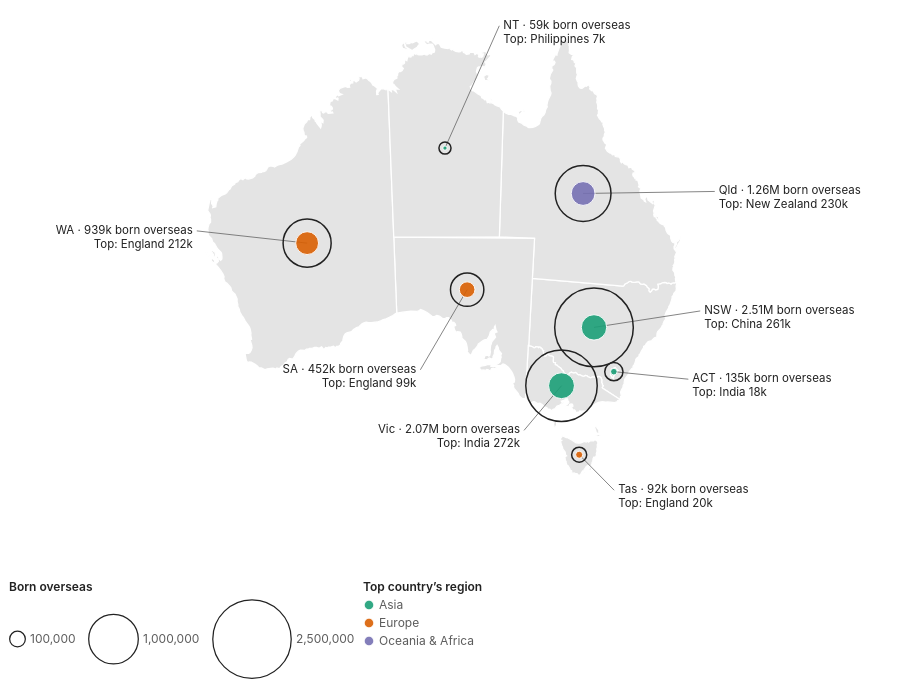

Source (Vega-Lite JSON):
### Vega-Lite specification from a JSON file in a GitHub repository (floating-point values rounded to 4 significant figures; data arrays with more than 128 entries replaced by an {"elided": "..."} marker saying what was removed)
{"$schema": "https://vega.github.io/schema/vega-lite/v5.json", "width": 900, "height": 560, "autosize": {"type": "pad"}, "config": {"background": null, "font": "-apple-system, BlinkMacSystemFont, Segoe UI, Helvetica, Arial, sans-serif", "padding": 4, "view": {"stroke": null}, "axis": {"labelColor": "#5c5c5c", "titleColor": "#5c5c5c", "gridColor": "#d0d0d0", "domainColor": "#d0d0d0", "tickColor": "#d0d0d0", "labelFont": "-apple-system, BlinkMacSystemFont, Segoe UI, Helvetica, Arial, sans-serif", "labelFontSize": 11, "titleFont": "-apple-system, BlinkMacSystemFont, Segoe UI, Helvetica, Arial, sans-serif", "titleFontWeight": 500}, "legend": {"labelColor": "#5c5c5c", "titleColor": "#222222", "labelFont": "-apple-system, BlinkMacSystemFont, Segoe UI, Helvetica, Arial, sans-serif", "titleFont": "-apple-system, BlinkMacSystemFont, Segoe UI, Helvetica, Arial, sans-serif", "titleFontWeight": 600, "labelFontSize": 12, "titleFontSize": 12, "symbolStrokeColor": "#ffffff"}, "text": {"color": "#222222", "font": "-apple-system, BlinkMacSystemFont, Segoe UI, Helvetica, Arial, sans-serif"}, "tooltipFormat": {"numberFormat": ",.0f"}}, "params": [{"name": "hl", "value": "", "bind": {"input": "select", "options": ["", "Western Australia", "Victoria", "New South Wales", "Australian Capital Territory", "South Australia", "Queensland", "Northern Territory", "Tasmania"], "labels": ["All states", "Western Australia", "Victoria", "New South Wales", "Australian Capital Territory", "South Australia", "Queensland", "Northern Territory", "Tasmania"], "name": "Highlight a state "}}], "projection": {"type": "conicEqualArea", "parallels": [-18, -36], "rotate": [-134, 0]}, "layer": [{"data": {"values": {"type": "Topology", "arcs": {"elided": "106 rows, 2810 int values in total"}, "transform": {"scale": [0.002035, 0.001652], "translate": [112.9, -43.63]}, "objects": {"states": {"type": "GeometryCollection", "geometries": [{"arcs": [[0, 1, 2, 3, 4, 5, 6, 7, 8, 9, 10, 11, 12, 13, 14, 15, 16, 17, 18, 19, 20, 21, 22, 23, 24, 25, 26, 27, 28, 29, 30, 31, 32, 33, 34, 35, 36, 37, 38, 39, 40, 41, 42, 43, 44, 45], [46]], "type": "Polygon", "properties": {"STATE_CODE": "1", "STATE_NAME": "New South Wales"}, "id": 0}, {"arcs": [[47, 48, 49, -38, 50, -36, 51, -34, 52, -32, 53, -30, 54, -28, 55, -26, 56, 57, -23, 58, -21, 59, 60, 61, -17, 62, -15, 63, -13, 64, -11, 65, -9, 66, -7, 67, -5, 68, 69, 70, -1, 71]], "type": "Polygon", "properties": {"STATE_CODE": "2", "STATE_NAME": "Victoria"}, "id": 1}, {"arcs": [[[-45, 72, -43, 73, -41, 74, 75, 76, 77]], [[78]], [[79]], [[80]], [[81]], [[82]]], "type": "MultiPolygon", "properties": {"STATE_CODE": "3", "STATE_NAME": "Queensland"}, "id": 2}, {"arcs": [[[83, 84, -48, 85]], [[86]]], "type": "MultiPolygon", "properties": {"STATE_CODE": "4", "STATE_NAME": "South Australia"}, "id": 3}, {"arcs": [[[87, 88]], [[89]], [[90]], [[91]]], "type": "MultiPolygon", "properties": {"STATE_CODE": "5", "STATE_NAME": "Western Australia"}, "id": 4}, {"arcs": [[[92]], [[93]], [[94]], [[95]], [[96]], [[97]]], "type": "MultiPolygon", "properties": {"STATE_CODE": "6", "STATE_NAME": "Tasmania"}, "id": 5}, {"arcs": [[[-77, 98, 99]], [[100]], [[101]], [[102]], [[103]], [[104]], [[105]]], "type": "MultiPolygon", "properties": {"STATE_CODE": "7", "STATE_NAME": "Northern Territory"}, "id": 6}, {"arcs": [[-47]], "type": "Polygon", "properties": {"STATE_CODE": "8", "STATE_NAME": "Australian Capital Territory"}, "id": 7}]}}}, "format": {"type": "topojson", "feature": "states"}}, "mark": {"type": "geoshape", "fill": "#e4e4e4", "stroke": "#ffffff", "strokeWidth": 1.25, "cursor": "pointer"}, "transform": [{"lookup": "properties.STATE_NAME", "from": {"data": {"values": [{"s_name": "Western Australia", "s_share": 34.1, "s_growth": 5.5, "s_os": 938900, "s_pop": 2749370, "s_top": "England", "s_topn": 211730}, {"s_name": "Victoria", "s_share": 31.7, "s_growth": 7.2, "s_os": 2072570, "s_pop": 6547820, "s_top": "India", "s_topn": 272250}, {"s_name": "New South Wales", "s_share": 31, "s_growth": 6.2, "s_os": 2510260, "s_pop": 8097060, "s_top": "China", "s_topn": 261330}, {"s_name": "Australian Capital Territory", "s_share": 29.8, "s_growth": 6.9, "s_os": 134900, "s_pop": 452510, "s_top": "India", "s_topn": 17510}, {"s_name": "South Australia", "s_share": 25.1, "s_growth": 3.9, "s_os": 452410, "s_pop": 1802600, "s_top": "England", "s_topn": 98770}, {"s_name": "Queensland", "s_share": 24.2, "s_growth": 6.2, "s_os": 1263640, "s_pop": 5215810, "s_top": "New Zealand", "s_topn": 229920}, {"s_name": "Northern Territory", "s_share": 23.9, "s_growth": 7.8, "s_os": 59240, "s_pop": 248150, "s_top": "Philippines", "s_topn": 7320}, {"s_name": "Tasmania", "s_share": 16.3, "s_growth": 5.5, "s_os": 92320, "s_pop": 567240, "s_top": "England", "s_topn": 20420}]}, "key": "s_name", "fields": ["s_name", "s_share", "s_growth", "s_os", "s_pop", "s_top", "s_topn"]}}], "params": [{"name": "hov13", "select": {"type": "point", "fields": ["s_name"], "on": "pointerover", "clear": "pointerout"}}], "encoding": {"stroke": {"condition": {"param": "hov13", "empty": false, "value": "#111111"}, "value": "#ffffff"}, "strokeWidth": {"condition": {"param": "hov13", "empty": false, "value": 2.5}, "value": 1.25}, "tooltip": [{"field": "s_name", "title": "State / territory"}, {"field": "s_share", "title": "Born overseas, 2021 (%)", "format": ".1f"}, {"field": "s_os", "title": "Overseas-born residents", "format": ","}, {"field": "s_pop", "title": "Total population, 2021", "format": ","}, {"field": "s_top", "title": "Largest overseas birthplace"}, {"field": "s_topn", "title": "Residents born there", "format": ","}, {"field": "s_growth", "title": "Change in share since 2001 (pts)", "format": "+.1f"}]}}, {"data": {"values": [{"name": "Western Australia", "abbr": "WA", "lon": 121.6, "lat": -26, "tot": 938900, "top": "England", "topn": 211730, "clon": 112.5, "clat": -24, "cside": "l", "topRegion": "Europe", "l1": "WA · 939k born overseas", "l2": "Top: England 212k", "lines": ["WA · 939k born overseas", "Top: England 212k"]}, {"name": "Victoria", "abbr": "Vic", "lon": 144.3, "lat": -36.9, "tot": 2072570, "top": "India", "topn": 272250, "clon": 141, "clat": -40.5, "cside": "l", "topRegion": "Asia", "l1": "Vic · 2.07M born overseas", "l2": "Top: India 272k", "lines": ["Vic · 2.07M born overseas", "Top: India 272k"]}, {"name": "New South Wales", "abbr": "NSW", "lon": 146.8, "lat": -32.3, "tot": 2510260, "top": "China", "topn": 261330, "clon": 156, "clat": -30, "cside": "r", "topRegion": "Asia", "l1": "NSW · 2.51M born overseas", "l2": "Top: China 261k", "lines": ["NSW · 2.51M born overseas", "Top: China 261k"]}, {"name": "Australian Capital Territory", "abbr": "ACT", "lon": 149.1, "lat": -35.45, "tot": 134900, "top": "India", "topn": 17510, "clon": 156, "clat": -35.2, "cside": "r", "topRegion": "Asia", "l1": "ACT · 135k born overseas", "l2": "Top: India 18k", "lines": ["ACT · 135k born overseas", "Top: India 18k"]}, {"name": "South Australia", "abbr": "SA", "lon": 135.3, "lat": -30, "tot": 452410, "top": "England", "topn": 98770, "clon": 131, "clat": -36, "cside": "l", "topRegion": "Europe", "l1": "SA · 452k born overseas", "l2": "Top: England 99k", "lines": ["SA · 452k born overseas", "Top: England 99k"]}, {"name": "Queensland", "abbr": "Qld", "lon": 144.8, "lat": -22.4, "tot": 1263640, "top": "New Zealand", "topn": 229920, "clon": 155.5, "clat": -21, "cside": "r", "topRegion": "Oceania & Africa", "l1": "Qld · 1.26M born overseas", "l2": "Top: New Zealand 230k", "lines": ["Qld · 1.26M born overseas", "Top: New Zealand 230k"]}, {"name": "Northern Territory", "abbr": "NT", "lon": 133.4, "lat": -19.4, "tot": 59240, "top": "Philippines", "topn": 7320, "clon": 137.5, "clat": -10, "cside": "r", "topRegion": "Asia", "l1": "NT · 59k born overseas", "l2": "Top: Philippines 7k", "lines": ["NT · 59k born overseas", "Top: Philippines 7k"]}, {"name": "Tasmania", "abbr": "Tas", "lon": 146.6, "lat": -42.05, "tot": 92320, "top": "England", "topn": 20420, "clon": 150.5, "clat": -44.5, "cside": "r", "topRegion": "Europe", "l1": "Tas · 92k born overseas", "l2": "Top: England 20k", "lines": ["Tas · 92k born overseas", "Top: England 20k"]}]}, "mark": {"type": "rule", "strokeWidth": 0.75}, "transform": [{"filter": "true"}], "encoding": {"longitude": {"field": "lon", "type": "quantitative"}, "latitude": {"field": "lat", "type": "quantitative"}, "longitude2": {"field": "clon"}, "latitude2": {"field": "clat"}, "color": {"value": "#5c5c5c"}}}, {"data": {"values": [{"name": "Western Australia", "abbr": "WA", "lon": 121.6, "lat": -26, "tot": 938900, "top": "England", "topn": 211730, "clon": 112.5, "clat": -24, "cside": "l", "topRegion": "Europe", "l1": "WA · 939k born overseas", "l2": "Top: England 212k", "lines": ["WA · 939k born overseas", "Top: England 212k"]}, {"name": "Victoria", "abbr": "Vic", "lon": 144.3, "lat": -36.9, "tot": 2072570, "top": "India", "topn": 272250, "clon": 141, "clat": -40.5, "cside": "l", "topRegion": "Asia", "l1": "Vic · 2.07M born overseas", "l2": "Top: India 272k", "lines": ["Vic · 2.07M born overseas", "Top: India 272k"]}, {"name": "New South Wales", "abbr": "NSW", "lon": 146.8, "lat": -32.3, "tot": 2510260, "top": "China", "topn": 261330, "clon": 156, "clat": -30, "cside": "r", "topRegion": "Asia", "l1": "NSW · 2.51M born overseas", "l2": "Top: China 261k", "lines": ["NSW · 2.51M born overseas", "Top: China 261k"]}, {"name": "Australian Capital Territory", "abbr": "ACT", "lon": 149.1, "lat": -35.45, "tot": 134900, "top": "India", "topn": 17510, "clon": 156, "clat": -35.2, "cside": "r", "topRegion": "Asia", "l1": "ACT · 135k born overseas", "l2": "Top: India 18k", "lines": ["ACT · 135k born overseas", "Top: India 18k"]}, {"name": "South Australia", "abbr": "SA", "lon": 135.3, "lat": -30, "tot": 452410, "top": "England", "topn": 98770, "clon": 131, "clat": -36, "cside": "l", "topRegion": "Europe", "l1": "SA · 452k born overseas", "l2": "Top: England 99k", "lines": ["SA · 452k born overseas", "Top: England 99k"]}, {"name": "Queensland", "abbr": "Qld", "lon": 144.8, "lat": -22.4, "tot": 1263640, "top": "New Zealand", "topn": 229920, "clon": 155.5, "clat": -21, "cside": "r", "topRegion": "Oceania & Africa", "l1": "Qld · 1.26M born overseas", "l2": "Top: New Zealand 230k", "lines": ["Qld · 1.26M born overseas", "Top: New Zealand 230k"]}, {"name": "Northern Territory", "abbr": "NT", "lon": 133.4, "lat": -19.4, "tot": 59240, "top": "Philippines", "topn": 7320, "clon": 137.5, "clat": -10, "cside": "r", "topRegion": "Asia", "l1": "NT · 59k born overseas", "l2": "Top: Philippines 7k", "lines": ["NT · 59k born overseas", "Top: Philippines 7k"]}, {"name": "Tasmania", "abbr": "Tas", "lon": 146.6, "lat": -42.05, "tot": 92320, "top": "England", "topn": 20420, "clon": 150.5, "clat": -44.5, "cside": "r", "topRegion": "Europe", "l1": "Tas · 92k born overseas", "l2": "Top: England 20k", "lines": ["Tas · 92k born overseas", "Top: England 20k"]}]}, "mark": {"type": "circle", "filled": false, "strokeWidth": 1.5, "cursor": "pointer"}, "encoding": {"longitude": {"field": "lon", "type": "quantitative"}, "latitude": {"field": "lat", "type": "quantitative"}, "opacity": {"condition": {"test": "hl == '' || datum.name == hl", "value": 1}, "value": 0.2}, "size": {"field": "tot", "type": "quantitative", "scale": {"domain": [0, 2600000], "range": [0, 6400]}, "legend": {"title": "Born overseas", "values": [100000, 1000000, 2500000], "format": ",.0f", "orient": "bottom", "direction": "horizontal", "symbolStrokeColor": "#222222", "symbolFillColor": "transparent", "symbolStrokeWidth": 1.25}}, "color": {"value": "#222222"}, "order": {"field": "tot", "sort": "descending"}, "tooltip": [{"field": "s_name", "title": "State / territory"}, {"field": "s_share", "title": "Born overseas, 2021 (%)", "format": ".1f"}, {"field": "s_os", "title": "Overseas-born residents", "format": ","}, {"field": "s_pop", "title": "Total population, 2021", "format": ","}, {"field": "s_top", "title": "Largest overseas birthplace"}, {"field": "s_topn", "title": "Residents born there", "format": ","}, {"field": "s_growth", "title": "Change in share since 2001 (pts)", "format": "+.1f"}]}, "transform": [{"lookup": "name", "from": {"data": {"values": [{"s_name": "Western Australia", "s_share": 34.1, "s_growth": 5.5, "s_os": 938900, "s_pop": 2749370, "s_top": "England", "s_topn": 211730}, {"s_name": "Victoria", "s_share": 31.7, "s_growth": 7.2, "s_os": 2072570, "s_pop": 6547820, "s_top": "India", "s_topn": 272250}, {"s_name": "New South Wales", "s_share": 31, "s_growth": 6.2, "s_os": 2510260, "s_pop": 8097060, "s_top": "China", "s_topn": 261330}, {"s_name": "Australian Capital Territory", "s_share": 29.8, "s_growth": 6.9, "s_os": 134900, "s_pop": 452510, "s_top": "India", "s_topn": 17510}, {"s_name": "South Australia", "s_share": 25.1, "s_growth": 3.9, "s_os": 452410, "s_pop": 1802600, "s_top": "England", "s_topn": 98770}, {"s_name": "Queensland", "s_share": 24.2, "s_growth": 6.2, "s_os": 1263640, "s_pop": 5215810, "s_top": "New Zealand", "s_topn": 229920}, {"s_name": "Northern Territory", "s_share": 23.9, "s_growth": 7.8, "s_os": 59240, "s_pop": 248150, "s_top": "Philippines", "s_topn": 7320}, {"s_name": "Tasmania", "s_share": 16.3, "s_growth": 5.5, "s_os": 92320, "s_pop": 567240, "s_top": "England", "s_topn": 20420}]}, "key": "s_name", "fields": ["s_name", "s_share", "s_growth", "s_os", "s_pop", "s_top", "s_topn"]}}]}, {"data": {"values": [{"name": "Western Australia", "abbr": "WA", "lon": 121.6, "lat": -26, "tot": 938900, "top": "England", "topn": 211730, "clon": 112.5, "clat": -24, "cside": "l", "topRegion": "Europe", "l1": "WA · 939k born overseas", "l2": "Top: England 212k", "lines": ["WA · 939k born overseas", "Top: England 212k"]}, {"name": "Victoria", "abbr": "Vic", "lon": 144.3, "lat": -36.9, "tot": 2072570, "top": "India", "topn": 272250, "clon": 141, "clat": -40.5, "cside": "l", "topRegion": "Asia", "l1": "Vic · 2.07M born overseas", "l2": "Top: India 272k", "lines": ["Vic · 2.07M born overseas", "Top: India 272k"]}, {"name": "New South Wales", "abbr": "NSW", "lon": 146.8, "lat": -32.3, "tot": 2510260, "top": "China", "topn": 261330, "clon": 156, "clat": -30, "cside": "r", "topRegion": "Asia", "l1": "NSW · 2.51M born overseas", "l2": "Top: China 261k", "lines": ["NSW · 2.51M born overseas", "Top: China 261k"]}, {"name": "Australian Capital Territory", "abbr": "ACT", "lon": 149.1, "lat": -35.45, "tot": 134900, "top": "India", "topn": 17510, "clon": 156, "clat": -35.2, "cside": "r", "topRegion": "Asia", "l1": "ACT · 135k born overseas", "l2": "Top: India 18k", "lines": ["ACT · 135k born overseas", "Top: India 18k"]}, {"name": "South Australia", "abbr": "SA", "lon": 135.3, "lat": -30, "tot": 452410, "top": "England", "topn": 98770, "clon": 131, "clat": -36, "cside": "l", "topRegion": "Europe", "l1": "SA · 452k born overseas", "l2": "Top: England 99k", "lines": ["SA · 452k born overseas", "Top: England 99k"]}, {"name": "Queensland", "abbr": "Qld", "lon": 144.8, "lat": -22.4, "tot": 1263640, "top": "New Zealand", "topn": 229920, "clon": 155.5, "clat": -21, "cside": "r", "topRegion": "Oceania & Africa", "l1": "Qld · 1.26M born overseas", "l2": "Top: New Zealand 230k", "lines": ["Qld · 1.26M born overseas", "Top: New Zealand 230k"]}, {"name": "Northern Territory", "abbr": "NT", "lon": 133.4, "lat": -19.4, "tot": 59240, "top": "Philippines", "topn": 7320, "clon": 137.5, "clat": -10, "cside": "r", "topRegion": "Asia", "l1": "NT · 59k born overseas", "l2": "Top: Philippines 7k", "lines": ["NT · 59k born overseas", "Top: Philippines 7k"]}, {"name": "Tasmania", "abbr": "Tas", "lon": 146.6, "lat": -42.05, "tot": 92320, "top": "England", "topn": 20420, "clon": 150.5, "clat": -44.5, "cside": "r", "topRegion": "Europe", "l1": "Tas · 92k born overseas", "l2": "Top: England 20k", "lines": ["Tas · 92k born overseas", "Top: England 20k"]}]}, "mark": {"type": "circle", "stroke": "#ffffff", "strokeWidth": 1, "cursor": "pointer"}, "encoding": {"longitude": {"field": "lon", "type": "quantitative"}, "latitude": {"field": "lat", "type": "quantitative"}, "opacity": {"condition": {"test": "hl == '' || datum.name == hl", "value": 0.9}, "value": 0.15}, "size": {"field": "topn", "type": "quantitative", "scale": {"domain": [0, 2600000], "range": [0, 6400]}, "legend": null}, "color": {"field": "topRegion", "type": "nominal", "scale": {"domain": ["Asia", "Europe", "Oceania & Africa"], "range": ["#1b9e77", "#d95f02", "#7570b3"]}, "legend": {"title": "Top country’s region", "orient": "bottom", "direction": "vertical"}}, "tooltip": [{"field": "s_name", "title": "State / territory"}, {"field": "s_share", "title": "Born overseas, 2021 (%)", "format": ".1f"}, {"field": "s_os", "title": "Overseas-born residents", "format": ","}, {"field": "s_pop", "title": "Total population, 2021", "format": ","}, {"field": "s_top", "title": "Largest overseas birthplace"}, {"field": "s_topn", "title": "Residents born there", "format": ","}, {"field": "s_growth", "title": "Change in share since 2001 (pts)", "format": "+.1f"}]}, "transform": [{"lookup": "name", "from": {"data": {"values": [{"s_name": "Western Australia", "s_share": 34.1, "s_growth": 5.5, "s_os": 938900, "s_pop": 2749370, "s_top": "England", "s_topn": 211730}, {"s_name": "Victoria", "s_share": 31.7, "s_growth": 7.2, "s_os": 2072570, "s_pop": 6547820, "s_top": "India", "s_topn": 272250}, {"s_name": "New South Wales", "s_share": 31, "s_growth": 6.2, "s_os": 2510260, "s_pop": 8097060, "s_top": "China", "s_topn": 261330}, {"s_name": "Australian Capital Territory", "s_share": 29.8, "s_growth": 6.9, "s_os": 134900, "s_pop": 452510, "s_top": "India", "s_topn": 17510}, {"s_name": "South Australia", "s_share": 25.1, "s_growth": 3.9, "s_os": 452410, "s_pop": 1802600, "s_top": "England", "s_topn": 98770}, {"s_name": "Queensland", "s_share": 24.2, "s_growth": 6.2, "s_os": 1263640, "s_pop": 5215810, "s_top": "New Zealand", "s_topn": 229920}, {"s_name": "Northern Territory", "s_share": 23.9, "s_growth": 7.8, "s_os": 59240, "s_pop": 248150, "s_top": "Philippines", "s_topn": 7320}, {"s_name": "Tasmania", "s_share": 16.3, "s_growth": 5.5, "s_os": 92320, "s_pop": 567240, "s_top": "England", "s_topn": 20420}]}, "key": "s_name", "fields": ["s_name", "s_share", "s_growth", "s_os", "s_pop", "s_top", "s_topn"]}}]}, {"data": {"values": [{"name": "Western Australia", "abbr": "WA", "lon": 121.6, "lat": -26, "tot": 938900, "top": "England", "topn": 211730, "clon": 112.5, "clat": -24, "cside": "l", "topRegion": "Europe", "l1": "WA · 939k born overseas", "l2": "Top: England 212k", "lines": ["WA · 939k born overseas", "Top: England 212k"]}, {"name": "Victoria", "abbr": "Vic", "lon": 144.3, "lat": -36.9, "tot": 2072570, "top": "India", "topn": 272250, "clon": 141, "clat": -40.5, "cside": "l", "topRegion": "Asia", "l1": "Vic · 2.07M born overseas", "l2": "Top: India 272k", "lines": ["Vic · 2.07M born overseas", "Top: India 272k"]}, {"name": "New South Wales", "abbr": "NSW", "lon": 146.8, "lat": -32.3, "tot": 2510260, "top": "China", "topn": 261330, "clon": 156, "clat": -30, "cside": "r", "topRegion": "Asia", "l1": "NSW · 2.51M born overseas", "l2": "Top: China 261k", "lines": ["NSW · 2.51M born overseas", "Top: China 261k"]}, {"name": "Australian Capital Territory", "abbr": "ACT", "lon": 149.1, "lat": -35.45, "tot": 134900, "top": "India", "topn": 17510, "clon": 156, "clat": -35.2, "cside": "r", "topRegion": "Asia", "l1": "ACT · 135k born overseas", "l2": "Top: India 18k", "lines": ["ACT · 135k born overseas", "Top: India 18k"]}, {"name": "South Australia", "abbr": "SA", "lon": 135.3, "lat": -30, "tot": 452410, "top": "England", "topn": 98770, "clon": 131, "clat": -36, "cside": "l", "topRegion": "Europe", "l1": "SA · 452k born overseas", "l2": "Top: England 99k", "lines": ["SA · 452k born overseas", "Top: England 99k"]}, {"name": "Queensland", "abbr": "Qld", "lon": 144.8, "lat": -22.4, "tot": 1263640, "top": "New Zealand", "topn": 229920, "clon": 155.5, "clat": -21, "cside": "r", "topRegion": "Oceania & Africa", "l1": "Qld · 1.26M born overseas", "l2": "Top: New Zealand 230k", "lines": ["Qld · 1.26M born overseas", "Top: New Zealand 230k"]}, {"name": "Northern Territory", "abbr": "NT", "lon": 133.4, "lat": -19.4, "tot": 59240, "top": "Philippines", "topn": 7320, "clon": 137.5, "clat": -10, "cside": "r", "topRegion": "Asia", "l1": "NT · 59k born overseas", "l2": "Top: Philippines 7k", "lines": ["NT · 59k born overseas", "Top: Philippines 7k"]}, {"name": "Tasmania", "abbr": "Tas", "lon": 146.6, "lat": -42.05, "tot": 92320, "top": "England", "topn": 20420, "clon": 150.5, "clat": -44.5, "cside": "r", "topRegion": "Europe", "l1": "Tas · 92k born overseas", "l2": "Top: England 20k", "lines": ["Tas · 92k born overseas", "Top: England 20k"]}]}, "transform": [{"filter": "datum.cside == 'r'"}], "mark": {"type": "text", "align": "left", "dx": 4, "baseline": "middle", "fontSize": 11.5, "lineHeight": 14, "font": "-apple-system, BlinkMacSystemFont, Segoe UI, Helvetica, Arial, sans-serif"}, "encoding": {"longitude": {"field": "clon", "type": "quantitative"}, "latitude": {"field": "clat", "type": "quantitative"}, "text": {"field": "lines"}, "color": {"value": "#222222"}}}, {"data": {"values": [{"name": "Western Australia", "abbr": "WA", "lon": 121.6, "lat": -26, "tot": 938900, "top": "England", "topn": 211730, "clon": 112.5, "clat": -24, "cside": "l", "topRegion": "Europe", "l1": "WA · 939k born overseas", "l2": "Top: England 212k", "lines": ["WA · 939k born overseas", "Top: England 212k"]}, {"name": "Victoria", "abbr": "Vic", "lon": 144.3, "lat": -36.9, "tot": 2072570, "top": "India", "topn": 272250, "clon": 141, "clat": -40.5, "cside": "l", "topRegion": "Asia", "l1": "Vic · 2.07M born overseas", "l2": "Top: India 272k", "lines": ["Vic · 2.07M born overseas", "Top: India 272k"]}, {"name": "New South Wales", "abbr": "NSW", "lon": 146.8, "lat": -32.3, "tot": 2510260, "top": "China", "topn": 261330, "clon": 156, "clat": -30, "cside": "r", "topRegion": "Asia", "l1": "NSW · 2.51M born overseas", "l2": "Top: China 261k", "lines": ["NSW · 2.51M born overseas", "Top: China 261k"]}, {"name": "Australian Capital Territory", "abbr": "ACT", "lon": 149.1, "lat": -35.45, "tot": 134900, "top": "India", "topn": 17510, "clon": 156, "clat": -35.2, "cside": "r", "topRegion": "Asia", "l1": "ACT · 135k born overseas", "l2": "Top: India 18k", "lines": ["ACT · 135k born overseas", "Top: India 18k"]}, {"name": "South Australia", "abbr": "SA", "lon": 135.3, "lat": -30, "tot": 452410, "top": "England", "topn": 98770, "clon": 131, "clat": -36, "cside": "l", "topRegion": "Europe", "l1": "SA · 452k born overseas", "l2": "Top: England 99k", "lines": ["SA · 452k born overseas", "Top: England 99k"]}, {"name": "Queensland", "abbr": "Qld", "lon": 144.8, "lat": -22.4, "tot": 1263640, "top": "New Zealand", "topn": 229920, "clon": 155.5, "clat": -21, "cside": "r", "topRegion": "Oceania & Africa", "l1": "Qld · 1.26M born overseas", "l2": "Top: New Zealand 230k", "lines": ["Qld · 1.26M born overseas", "Top: New Zealand 230k"]}, {"name": "Northern Territory", "abbr": "NT", "lon": 133.4, "lat": -19.4, "tot": 59240, "top": "Philippines", "topn": 7320, "clon": 137.5, "clat": -10, "cside": "r", "topRegion": "Asia", "l1": "NT · 59k born overseas", "l2": "Top: Philippines 7k", "lines": ["NT · 59k born overseas", "Top: Philippines 7k"]}, {"name": "Tasmania", "abbr": "Tas", "lon": 146.6, "lat": -42.05, "tot": 92320, "top": "England", "topn": 20420, "clon": 150.5, "clat": -44.5, "cside": "r", "topRegion": "Europe", "l1": "Tas · 92k born overseas", "l2": "Top: England 20k", "lines": ["Tas · 92k born overseas", "Top: England 20k"]}]}, "transform": [{"filter": "datum.cside == 'l'"}], "mark": {"type": "text", "align": "right", "dx": -4, "baseline": "middle", "fontSize": 11.5, "lineHeight": 14, "font": "-apple-system, BlinkMacSystemFont, Segoe UI, Helvetica, Arial, sans-serif"}, "encoding": {"longitude": {"field": "clon", "type": "quantitative"}, "latitude": {"field": "clat", "type": "quantitative"}, "text": {"field": "lines"}, "color": {"value": "#222222"}}}, {"data": {"values": [{"name": "Western Australia", "abbr": "WA", "lon": 121.6, "lat": -26, "tot": 938900, "top": "England", "topn": 211730, "clon": 112.5, "clat": -24, "cside": "l", "topRegion": "Europe", "l1": "WA · 939k born overseas", "l2": "Top: England 212k", "lines": ["WA · 939k born overseas", "Top: England 212k"]}, {"name": "Victoria", "abbr": "Vic", "lon": 144.3, "lat": -36.9, "tot": 2072570, "top": "India", "topn": 272250, "clon": 141, "clat": -40.5, "cside": "l", "topRegion": "Asia", "l1": "Vic · 2.07M born overseas", "l2": "Top: India 272k", "lines": ["Vic · 2.07M born overseas", "Top: India 272k"]}, {"name": "New South Wales", "abbr": "NSW", "lon": 146.8, "lat": -32.3, "tot": 2510260, "top": "China", "topn": 261330, "clon": 156, "clat": -30, "cside": "r", "topRegion": "Asia", "l1": "NSW · 2.51M born overseas", "l2": "Top: China 261k", "lines": ["NSW · 2.51M born overseas", "Top: China 261k"]}, {"name": "Australian Capital Territory", "abbr": "ACT", "lon": 149.1, "lat": -35.45, "tot": 134900, "top": "India", "topn": 17510, "clon": 156, "clat": -35.2, "cside": "r", "topRegion": "Asia", "l1": "ACT · 135k born overseas", "l2": "Top: India 18k", "lines": ["ACT · 135k born overseas", "Top: India 18k"]}, {"name": "South Australia", "abbr": "SA", "lon": 135.3, "lat": -30, "tot": 452410, "top": "England", "topn": 98770, "clon": 131, "clat": -36, "cside": "l", "topRegion": "Europe", "l1": "SA · 452k born overseas", "l2": "Top: England 99k", "lines": ["SA · 452k born overseas", "Top: England 99k"]}, {"name": "Queensland", "abbr": "Qld", "lon": 144.8, "lat": -22.4, "tot": 1263640, "top": "New Zealand", "topn": 229920, "clon": 155.5, "clat": -21, "cside": "r", "topRegion": "Oceania & Africa", "l1": "Qld · 1.26M born overseas", "l2": "Top: New Zealand 230k", "lines": ["Qld · 1.26M born overseas", "Top: New Zealand 230k"]}, {"name": "Northern Territory", "abbr": "NT", "lon": 133.4, "lat": -19.4, "tot": 59240, "top": "Philippines", "topn": 7320, "clon": 137.5, "clat": -10, "cside": "r", "topRegion": "Asia", "l1": "NT · 59k born overseas", "l2": "Top: Philippines 7k", "lines": ["NT · 59k born overseas", "Top: Philippines 7k"]}, {"name": "Tasmania", "abbr": "Tas", "lon": 146.6, "lat": -42.05, "tot": 92320, "top": "England", "topn": 20420, "clon": 150.5, "clat": -44.5, "cside": "r", "topRegion": "Europe", "l1": "Tas · 92k born overseas", "l2": "Top: England 20k", "lines": ["Tas · 92k born overseas", "Top: England 20k"]}]}, "transform": [{"filter": "false"}], "mark": {"type": "text", "align": "left", "dx": 9, "dy": -9, "fontSize": 10.5, "font": "-apple-system, BlinkMacSystemFont, Segoe UI, Helvetica, Arial, sans-serif", "fontWeight": 600, "baseline": "middle"}, "encoding": {"longitude": {"field": "lon", "type": "quantitative"}, "latitude": {"field": "lat", "type": "quantitative"}, "text": {"field": "abbr"}, "color": {"value": "#222222"}}}, {"data": {"values": [{"type": "Feature", "properties": {}, "geometry": {"type": "MultiPoint", "coordinates": [[101, -8], [168, -8], [168, -46], [101, -46]]}}]}, "mark": {"type": "geoshape", "opacity": 0, "filled": false, "strokeOpacity": 0}}], "background": "#ffffff"}
